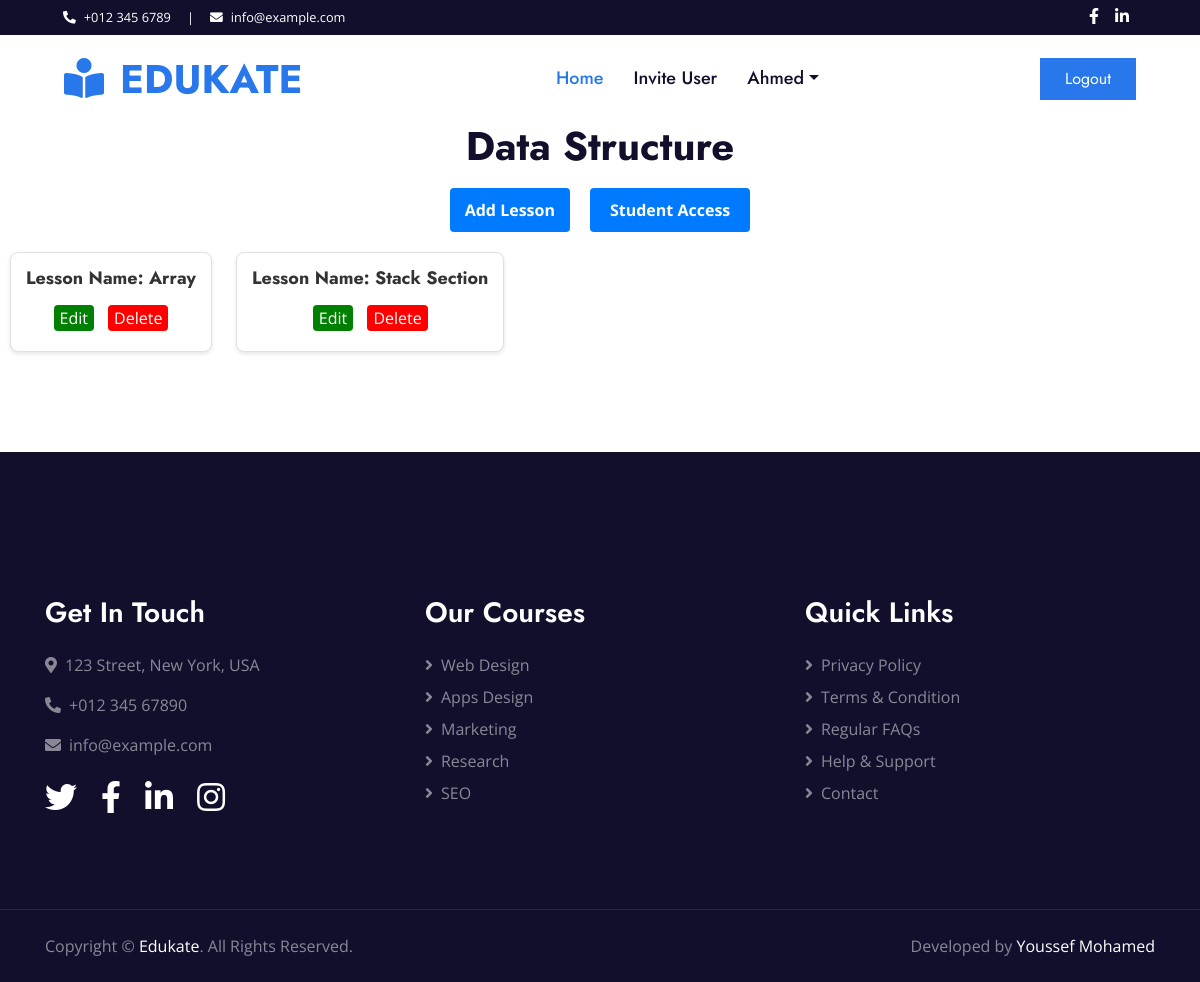
The page /instructor/new-lesson/13 (signed in) on the database its author committed.
### instructor/models.py (models this page shows, shortened)
class Course(models.Model):
    instructor = models.ForeignKey(Instructor, on_delete=models.CASCADE)
    courseName = models.CharField(max_length=50)
    image = models.ImageField(upload_to='course_image/%Y/%m/%d/')
    description = models.TextField(max_length=500)
    Type = models.CharField(max_length=50)
    student_complete = models.ManyToManyField(Student, through="CompleteCourse")

class Lesson(models.Model):
    course = models.ForeignKey(Course, on_delete=models.CASCADE)
    name = models.CharField(max_length=50)
    content = models.TextField(max_length=1000)
    students = models.ManyToManyField(Student, through="StudentCourseAccess")

### instructor/views/lesson_views.py (the view, shortened to what this page needs)
# urls.py: path('new-lesson/<int:id>', upload_lesson, name='upload_lesson'),
@login_required
@user_passes_test(lambda user: user.is_staff and not user.is_superuser and Instructor.objects.filter(staffuser=user).exists())
def upload_lesson(request, id):
    form = LessonForm()
    current_instructor = Instructor.objects.get(staffuser = request.user)
    students = Student.objects.filter(invited_by = current_instructor)
    student_ids = students.values_list('id', flat=True)
    course = Course.objects.get(id=id)
    lesson = Lesson.objects.filter(course = course)
    return render(request , 'lessons.html', {'form':form, 'course':course, 'lessons':lesson, 'students':students})

### templates/lessons.html (shortened to what this page needs)
{% extends 'base/base.html'%}
{% load static %}
{% block content%}
</head>
<body>
    <h1>{{course.courseName}}</h1>
    <div class="button-container">
        <button id="addLessonBtn">Add Lesson</button>
        <button id="accessCourseBtn">Student Access</button>
    </div>
    {% for lesson in lessons %}
    <div class="lesson-container">
        <a href="{% url 'upload_section' lesson.id %}"><h1 class="lesson-title">Lesson Name: {{ lesson.name }}</h1></a>
        <a href="{% url 'edit' lesson.id %}"><button class="editLessonBtn" data-lesson-id="{{ lesson.id }}">Edit</button></a>
        <a href="{% url 'delete' lesson.id %}"><button id="red-button">Delete</button></a>
    </div>
    {% endfor %}
</body>
</html>
{% endblock %}

### templates/base/header.html (shortened to what this page needs)
{% load static %}
<!DOCTYPE html>
<html>
    <head>
    <link href="https://cdnjs.cloudflare.com/ajax/libs/font-awesome/5.10.0/css/all.min.css" rel="stylesheet">
    <link href="{% static 'css/style.css' %}" rel="stylesheet">
    </head>
    <body>
        <div class="container-fluid bg-dark">
            <div class="row py-2 px-lg-5">
                <div class="col-lg-6 text-center text-lg-left mb-2 mb-lg-0">
                    <div class="d-inline-flex align-items-center text-white">
                        <small><i class="fa fa-phone-alt mr-2"></i>+012 345 6789</small>
                        <small class="px-3">|</small>
                        <small><i class="fa fa-envelope mr-2"></i>info@example.com</small>
                    </div>
                </div>
                <div class="col-lg-6 text-center text-lg-right">
                    <div class="d-inline-flex align-items-center">
                        <a class="text-white px-2" href="">
                            <i class="fab fa-facebook-f"></i>
                        </a>
                        <a class="text-white px-2" href="">
                            <i class="fab fa-linkedin-in"></i>
                        </a>
                    </div>
                </div>
            </div>
        </div>
        <div class="container-fluid p-0">
            <nav class="navbar navbar-expand-lg bg-white navbar-light py-3 py-lg-0 px-lg-5">
                <a href="{% url 'index' %}" class="navbar-brand ml-lg-3">
                    <h1 class="m-0 text-uppercase text-primary"><i class="fa fa-book-reader mr-3"></i>Edukate</h1>
                </a>
                <div class="collapse navbar-collapse justify-content-between px-lg-3" id="navbarCollapse">
                    <div class="navbar-nav mx-auto py-0">
                        {% if user.is_authenticated %}
                        {% if user.is_staff and not user.is_superuser %}
                        {% if request.user.assistant %}
                        <a href="{% url 'index' %}" class="nav-item nav-link active">Home</a>
                        <a href="{% url 'generate_invitation' %}" class="nav-item nav-link">Invite User</a>
                        {% else %}
                        <a href="{% url 'index' %}" class="nav-item nav-link active">Home</a>
                        <a href="{% url 'generate_invitation' %}" class="nav-item nav-link">Invite User</a>
                        <div class="nav-item dropdown">
                            <a href="#" class="nav-link dropdown-toggle" data-toggle="dropdown">{{user.username}}</a>
                        </div>
                        {% endif %}
                        {% elif user.is_superuser%}
                        <a href="{% url 'index' %}" class="nav-item nav-link active">Home</a>
                        <a href="{% url 'view_mesasges' %}" class="nav-item nav-link">Messages</a>
                        <a href="{% url 'admin:index' %}" class="nav-item nav-link">Admin Panel</a>
                        {% endif %}
                        {% else %}
                        <a href="index.html" class="nav-item nav-link active">Home</a>
                        <a href="#about" class="nav-item nav-link">About Us</a>
                        <a href="#contact" class="nav-item nav-link">Contact Us</a>
                        {% endif %}
                    </div>
                    {% if user.is_authenticated %}
                    <a href="{% url 'signout' %}" class="btn btn-primary py-2 px-4">Logout</a>
                    {% else %}
                    <a href="{% url 'signin' %}" class="btn btn-primary py-2 px-4">Login</a>
                    {% endif %}
                </div>
            </nav>
        </div>
    </body>
</html>

### templates/lessons.html (style rules this page uses)
body { font-family: Arial, sans-serif; }
h1 { text-align: center; }
.button-container { display: flex; justify-content: center; padding: 10px; }
#addLessonBtn { background-color: #007BFF; color: white; border: none; border-radius: 4px; padding: 10px 15px; cursor: pointer; font-weight: bold; margin-right: 10px; }
#accessCourseBtn { background-color: #007BFF; color: white; border: none; border-radius: 4px; padding: 10px 20px; cursor: pointer; font-weight: bold; margin-left: 10px; }
.lesson-container { display: inline-block; margin: 10px; padding: 15px; border: 1px solid #e1e1e1; background-color: #fff; box-shadow: 0 2px 4px rgba(0, 0, 0, 0.1); border-radius: 8px; text-align: center; position: relative; }
.lesson-container button { background-color: green; color: white; border: none; border-radius: 4px; cursor: pointer; margin: 5px; }
.lesson-container button#red-button { background-color: #FF0000; }
.lesson-title { font-size: 18px; font-weight: bold; color: #333; margin-bottom: 10px; }

### rows shown on the page
Course: courseName "Data Structure"
Lesson: name "Array"
Lesson: name "Stack Section"

### other values the page prints
{{ user.username }} "Ahmed"
